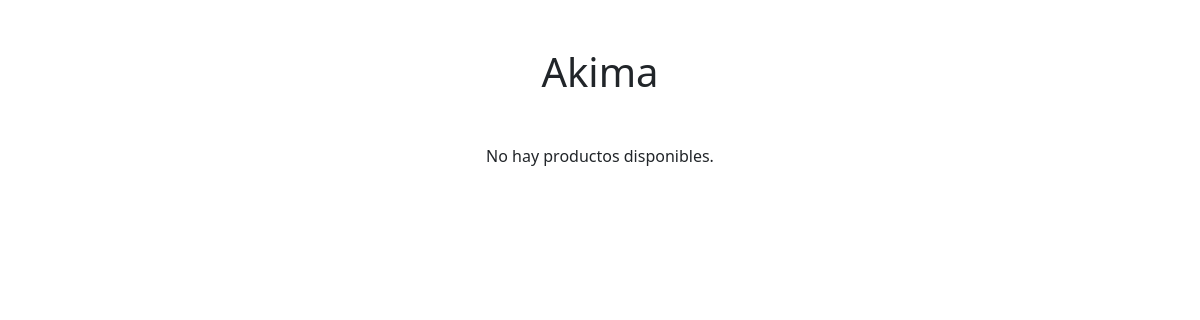
The app's page /, older data.
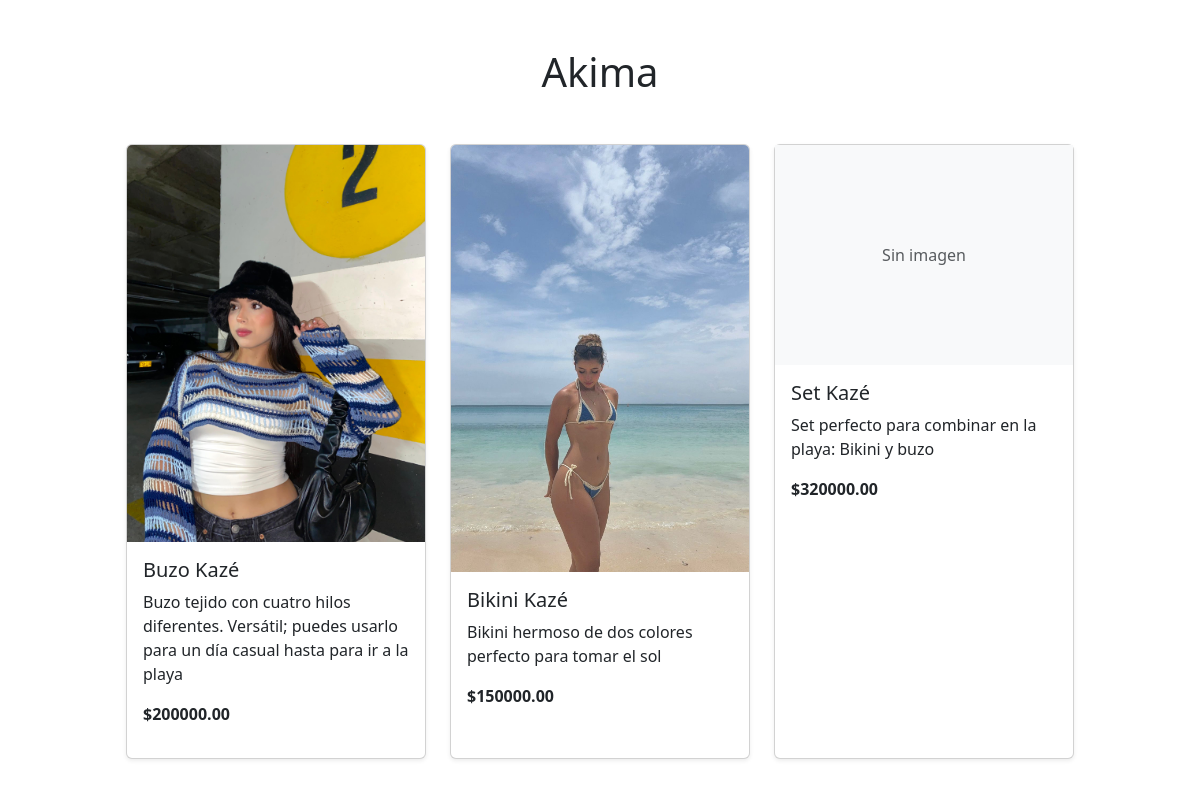
The same page, newer data.
### crochet/models.py (models this page shows, shortened)
class Producto(models.Model):
    CATEGORIAS = [
        ('Bikini', 'Bikini'),
        ('Top', 'Top'),
        ('Falda', 'Falda'),
        ('Buzo', 'Buzo'),
        ('Vestido', 'Vestido'),
        ('Short', 'Short'),
        ('Set', 'Set'),
        ('Accesorio', 'Accesorio'),
        ('Pantalón', 'Pantalón'),
        ('Camisa', 'Camisa'),
        ('Otro', 'Otro'),
    ]
    categoria = models.CharField('Categoría', max_length=20, choices=CATEGORIAS)
    nombre = models.CharField('Nombre', max_length=150)
    descripcion = models.TextField('Descripción')
    precio = models.DecimalField('Precio', max_digits=10, decimal_places=2, validators=[MinValueValidator(Decimal('0.00'))])
    stock = models.IntegerField('Stock', default=0, validators=[MinValueValidator(0)])
    tiempo_fabricacion = models.IntegerField('Tiempo de Fabricación (horas)', validators=[MinValueValidator(0)])
    activo = models.BooleanField('Activo', default=True)
    guia_fabricacion = models.FileField(upload_to='guias/fabricacion/', blank=True, null=True)
    guia_tallas = models.ImageField(upload_to='guias/tallas/', blank=True, null=True)
    class Meta:
        db_table = 'producto'

class ProductoImagen(models.Model):
    id_producto = models.ForeignKey(
        Producto,
        on_delete=models.CASCADE,
        verbose_name='Producto',
        related_name='imagenes'
    )
    url_imagen = models.ImageField('Imagen', upload_to='productos/')
    class Meta:
        db_table = 'producto_imagen'

### crochet/views.py (the view)
# urls.py: 2. Add a URL to urlpatterns:  path('', views.home, name='home')
def home(request):
    productos = Producto.objects.filter(activo=True)
    return render(request, 'home.html', {'productos': productos})

### crochet/templates/home.html (shortened to what this page needs)
<!DOCTYPE html>
<html lang="es">
<head>
  <link href="https://cdn.jsdelivr.net/npm/bootstrap@5.3.2/dist/css/bootstrap.min.css" rel="stylesheet">
</head>
<body>
<div class="container mt-5">
  <h1 class="text-center mb-5">Akima</h1>
  <div class="d-flex flex-wrap justify-content-center gap-4">
    {% for producto in productos %}
      <div class="mb-4 d-flex">
        <div class="card shadow-sm" style="width: 300px;">
          {% with img=producto.imagenes.first %}
            {% if img %}
              <img src="{{ img.url_imagen.url }}" class="card-img-top" alt="{{ producto.nombre }}">
            {% else %}
              <div class="d-flex align-items-center justify-content-center bg-light" style="height: 220px;">
                <span class="text-muted">Sin imagen</span>
              </div>
            {% endif %}
          {% endwith %}
          <div class="card-body d-flex flex-column">
            <h5 class="card-title">{{ producto.nombre }}</h5>
            <p class="card-text">
              {{ producto.descripcion|truncatewords:20 }}
            </p>
            <p class="fw-bold mb-3">
              ${{ producto.precio }}
            </p>
          </div>
        </div>
      </div>
    {% empty %}
      <p class="text-center">No hay productos disponibles.</p>
    {% endfor %}
  </div>
</div>
</body>
</html>

Row changes from the older to the newer data that the page shows:
added Producto: imagenes.first.url_imagen (picture), nombre "Buzo Kazé", descripcion "Buzo tejido con cuatro hilos diferentes. Versátil; puedes usarlo para un día casual hasta para ir a la playa", precio "200000.00"
added Producto: imagenes.first.url_imagen (picture), nombre "Bikini Kazé", descripcion "Bikini hermoso de dos colores perfecto para tomar el sol", precio "150000.00"
added Producto: shows "Sin imagen", nombre "Set Kazé", descripcion "Set perfecto para combinar en la playa: Bikini y buzo", precio "320000.00"
Text that changed along with them:
text no longer shown: "No hay productos disponibles."
